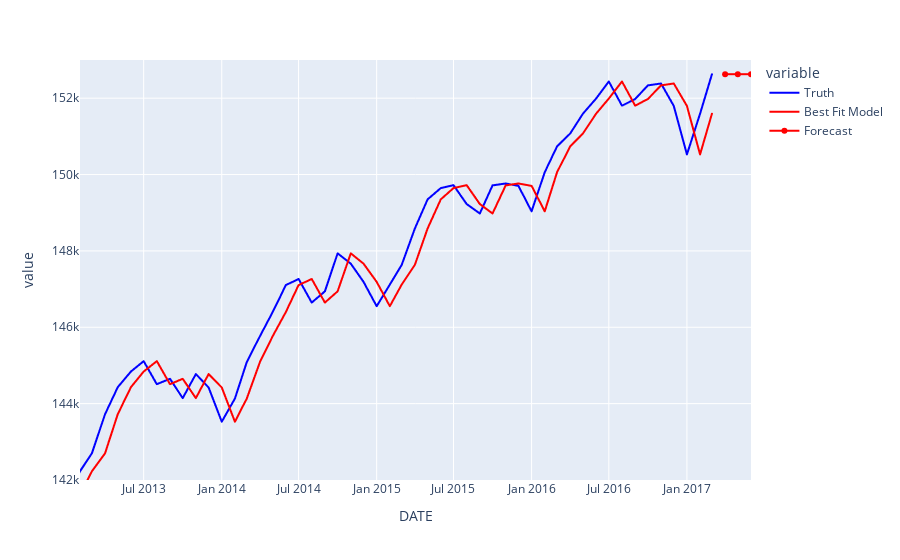

The notebook cell saved with this chart:
### Code cell
# Best Fitting Model 
alphaBest = SimpleExpSmoothing(employment).fit()
forecast = alphaBest.forecast(3)

smoothData = pd.DataFrame([employment.values, alphaBest.fittedvalues.values]).T
smoothData.columns = ['Truth', 'Best Fit Model']
smoothData.index = employment.index

fig = px.line(smoothData, y = ['Truth', 'Best Fit Model'], 
        x = smoothData.index,
        color_discrete_map={"Truth": 'blue',
                           'Best Fit Model': 'red'}
       )

fig.update_xaxes(range=[smoothData.index[-50], forecast.index[-1]])
fig.update_yaxes(range=[142000, 153000])

fig.add_trace(go.Scatter(x=forecast.index, y = forecast.values, name='Forecast', line={'color':'red'}))

### Figure 1 — Plotly figure (JSON) as saved in the notebook; plotly's stock layout.template omitted (floating-point values rounded to 4 significant figures; data arrays with more than 128 entries replaced by an {"elided": "..."} marker saying what was removed)
{"data": [{"hovertemplate": "variable=Truth<br>DATE=%{x}<br>value=%{y}<extra></extra>", "legendgroup": "Truth", "line": {"color": "blue", "dash": "solid"}, "marker": {"symbol": "circle"}, "mode": "lines", "name": "Truth", "showlegend": true, "type": "scattergl", "x": {"elided": "831 str values"}, "xaxis": "x", "y": {"elided": "831 float values"}, "yaxis": "y"}, {"hovertemplate": "variable=Best Fit Model<br>DATE=%{x}<br>value=%{y}<extra></extra>", "legendgroup": "Best Fit Model", "line": {"color": "red", "dash": "solid"}, "marker": {"symbol": "circle"}, "mode": "lines", "name": "Best Fit Model", "showlegend": true, "type": "scattergl", "x": {"elided": "831 str values"}, "xaxis": "x", "y": {"elided": "831 float values"}, "yaxis": "y"}, {"line": {"color": "red"}, "name": "Forecast", "type": "scatter", "x": ["2017-04-01T00:00:00.000000000", "2017-05-01T00:00:00.000000000", "2017-06-01T00:00:00.000000000"], "y": [152600.0, 152600.0, 152600.0]}], "layout": {"legend": {"title": {"text": "variable"}, "tracegroupgap": 0}, "margin": {"t": 60}, "xaxis": {"anchor": "y", "domain": [0, 1], "range": ["2013-02-01T00:00:00", "2017-06-01T00:00:00"], "title": {"text": "DATE"}}, "yaxis": {"anchor": "x", "domain": [0, 1], "range": [142000, 153000], "title": {"text": "value"}}}}
